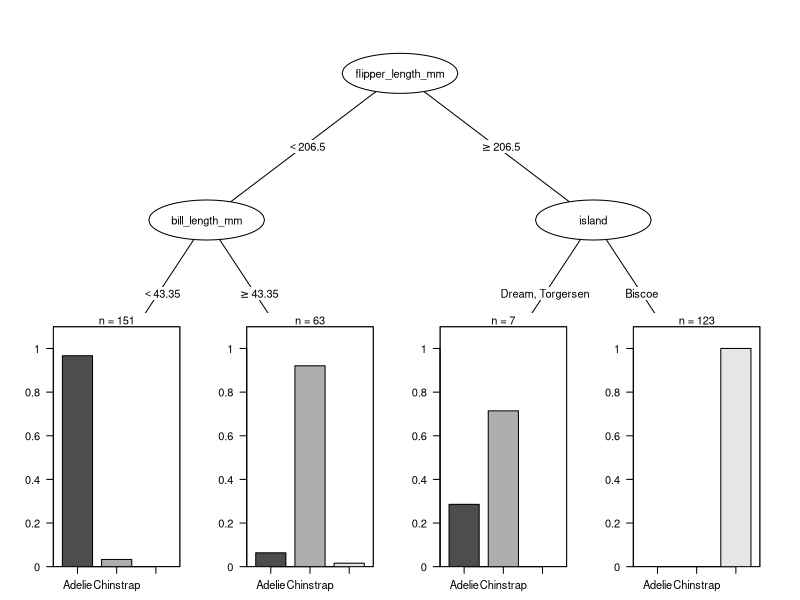
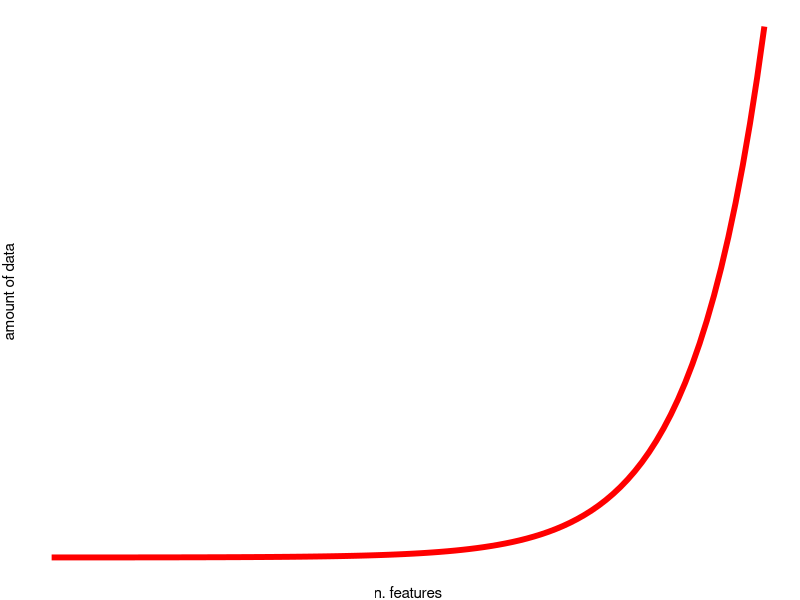
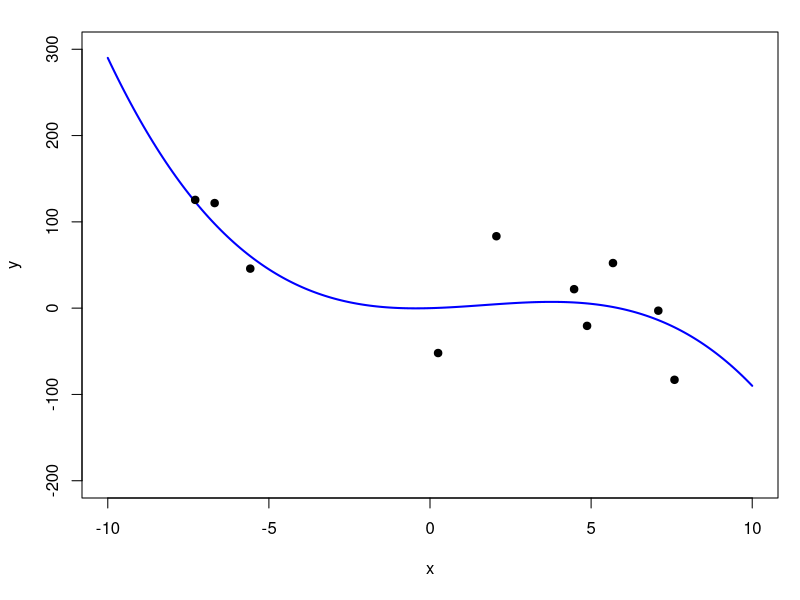
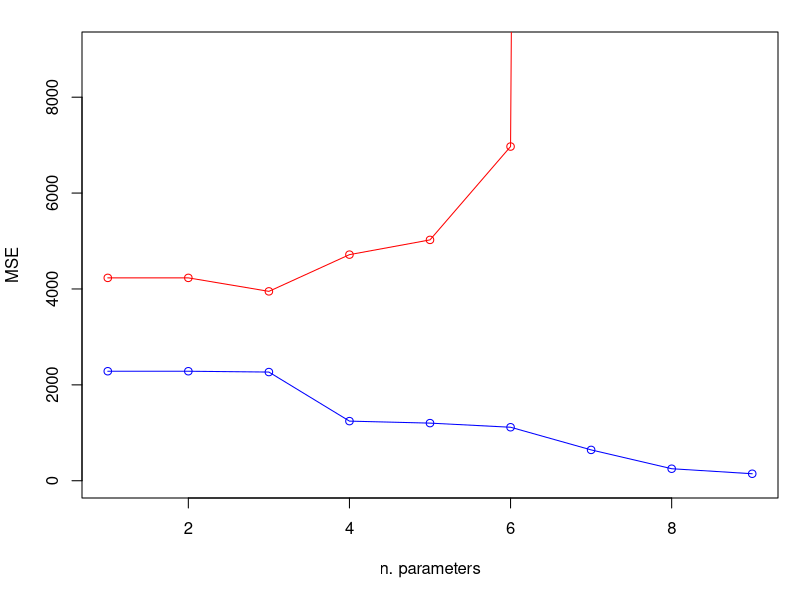
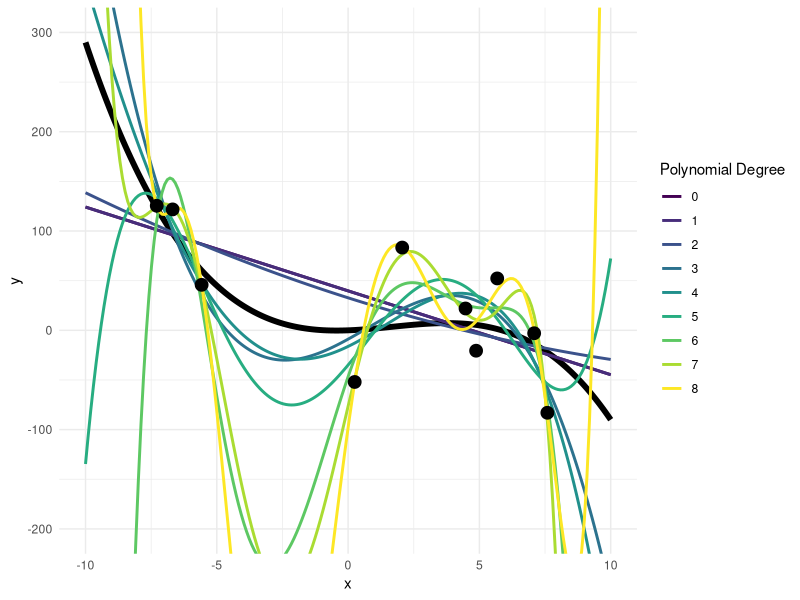

Source code (R) for these figures, in order:
## ---- chunk 1
#| fig-height: 4
#| fig-width: 10  # Half the slider width when default slide width is 4
#| fig-align: center

# intro to ML notes
library(rpart)
library(palmerpenguins)
library(partykit)

# tree example

p_m <- rpart(species~ ., data = penguins)

# # Prettier plot
# rpart.plot(
#   p_m, 
#   type = 2,         # Split labels are drawn at the decision nodes
#   #extra = 104,      # Show predicted class and probability percentages
#   box.palette = "RdYlGn",  # Color nodes by prediction (red → yellow → green)
#   fallen.leaves = TRUE,    # Arrange terminal nodes at the same level
#   tweak = 1,     # Slightly increase text size for readability
#   shadow.col = "gray",  # Add shadows to the boxes
#   branch = 0.6    # Make branches less steep
# )

p_m2 <- as.party(p_m)
plot(p_m2, digits = 0, id = FALSE, terminal_panel = node_barplot(p_m2, id = FALSE, rot=0),
     inner_panel = node_inner(p_m2, id = FALSE, pval = FALSE),
     gp=gpar(fontsize=8,
             height = 21))
     

## ---- chunk 2
#| fig-height: 3
#| fig-width: 3  # Half the slider width when default slide width is 4
#| fig-align: center
#| echo: FALSE

library(tidyverse)

x <- seq(10, 20, length.out=100)
y <- exp(x)

data.frame(x,y) %>%
  ggplot(aes(x=x, y=y))+
  geom_line(lwd=2,col="red")+theme_void()+
  theme(axis.title.x = element_text(),
        axis.title.y = element_text(angle=90))+
  labs(x="n. features",y="amount of data")

## ---- chunk 3
#| fig-height: 4
#| fig-width: 4  # Half the slider width when default slide width is 4
#| fig-align: center
#| echo: FALSE

set.seed(23)

par(mar=c(5,4,1.5,1)+0.1)

# assume a "true" underlying function
x <- seq(-10, 10, length.out = 200)
y <- x + x^2 -0.2*x^3
plot(x,y, type="l", col="blue", lwd=2, ylim=c(-200, 300))

# simulate some noisy observations
x_obs <- x[sample(1:200, 10)]
y_obs <- x_obs + x_obs^2  -0.2*x_obs^3+ rnorm(10, mean=0, sd=50)
points(x_obs, y_obs, pch=19)

# observed data
d <- data.frame(y=y_obs,
                x=x_obs)
## ---- chunk 4
#| echo: TRUE

m <- list() # an empty list

# intercept-only model in the 1st slot
m[[1]] <- lm(y~1, d)

# fit models of increasing complexity
for (p in 0:8) {
  formula <- as.formula(paste("y ~", paste0("I(x^", 1:p, ")", collapse="+")))
  m[[p + 1]] <- lm(formula, data = d)
}
## ---- chunk 5
#| echo: TRUE
#| 
# error on training set
training_error <- rep(NA, length(m))

for(i in 1:length(m)){
  
  # extract predicted values
  pred_y <- predict(m[[i]]) 
  
  # mean squared error
  training_error[i] <- mean((d$y -  pred_y)^2)
}

## ---- chunk 6
#| echo: TRUE
# generate unseen data
x_new <- runif(100, min=-10, max=10)
y_new <- x_new + x_new^2  -0.2*x_new^3 + rnorm(100, mean=0, sd=50)
d_new <- data.frame(x = x_new, y=y_new)

test_error <- rep(NA, length(m))
for(i in 1:length(m)){
  pred_y <- predict(m[[i]], newdata=d_new)
  test_error[i] <-  mean((d_new$y -  pred_y)^2)
}

## ---- chunk 7
#| fig-height: 4
#| fig-width: 6  # Half the slider width when default slide width is 4
#| fig-align: center
#| echo: TRUE

plot(1:length(m), training_error,
     xlab="n. parameters", ylab="MSE",
     ylim=c(0,9000), type="o", col="blue")

lines(1:length(m), test_error, type="o", col="red")

## ---- chunk 8
#| fig-height: 4
#| fig-width: 6  # Half the slider width when default slide width is 4
#| fig-align: center
#| echo: false

library(viridis)

# Generate predictions for plotting
preds <- data.frame(x = rep(x, 9), Degree = rep(0:8, each = length(x)))
preds$y_hat <- unlist(lapply(m, function(mod) predict(mod, newdata = data.frame(x = x))))

# Define a perceptually uniform color palette
palette_colors <- viridis(9)

# Create the ggplot
ggplot() +
  # True function
  geom_line(aes(x, y), color = "black", lwd = 2) +
  # Fitted models
  geom_line(data = preds, aes(x = x, y = y_hat, color = factor(Degree)), lwd = 1) +
  # Noisy observations
  geom_point(aes(x_obs, y_obs), color = "black", size = 4) +
  # Aesthetic adjustments
  scale_color_manual(values = palette_colors, name = "Polynomial Degree") +
  labs(x = "x", y = "y") +
  theme_minimal()+
  coord_cartesian(ylim=c(-200,300))
